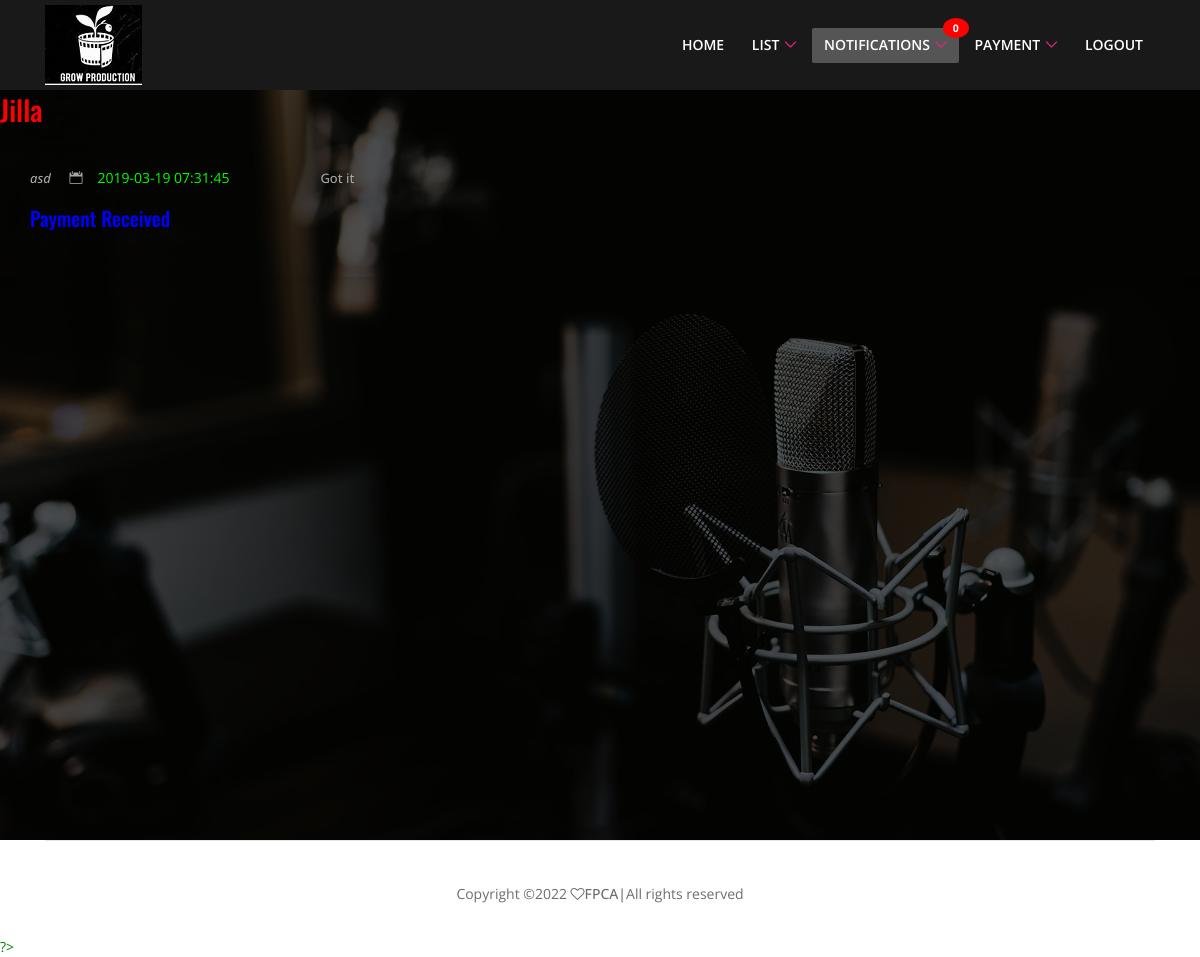
The app's page /Controller/viewnotification.php (signed in) with its own data.
### tables this page shows
CREATE TABLE IF NOT EXISTS `notification` (
  `nid` int(100) NOT NULL AUTO_INCREMENT,
  `moviename` varchar(100) NOT NULL,
  `cname` varchar(100) NOT NULL,
  `message` varchar(100) NOT NULL,
  `day` timestamp NOT NULL DEFAULT CURRENT_TIMESTAMP ON UPDATE CURRENT_TIMESTAMP,
  `count` int(100) NOT NULL,
  PRIMARY KEY (`nid`)
);

### Controller/viewnotification.php (the view, shortened to what this page needs)
<!DOCTYPE html>
<html lang="en">
<head>
    <link rel="stylesheet" href="../style.css">
</head>
<body>
  <?php
  include'header.php';
  include '../connect.php';
$sql = "SELECT * FROM notification where cname = '$name'";
$rs = mysqli_query($con,$sql);
while($row = mysqli_fetch_assoc($rs))
{
echo'
     <section class="welcome-area">
        <div class="">
            <div class="single-welcome-slide bg-img bg-overlay" style="background-image: url(../img/bg-img/32.jpg);">
                    <div class="single-podcast-area mb-30 wow fadeInUp" data-wow-delay="500ms">
                        <div class="podcast-thumb">
                        <h3><font color="red">'.$row['moviename'].'</font></h3>
                            <div class="like">
                            </div>
                        </div>
                        <div class="podcast-content">
                            <div class="podcast-meta">
                               <a href="#"><i>'.$row['cname'].'</i></a>
                                <a href="#"><i class="icon_calendar"></i></a><font color="lime">'.$row['day'].'</font>&nbsp;&nbsp;&nbsp;&nbsp;&nbsp;&nbsp;&nbsp;&nbsp;&nbsp;&nbsp;&nbsp;&nbsp;&nbsp;&nbsp;&nbsp;&nbsp;&nbsp;&nbsp;&nbsp;&nbsp;&nbsp;&nbsp;&nbsp;&nbsp;<font color="Green"> <a href="updatenotification.php?mid='.$row["nid"].'">Got it</a>
                            </div>
                            <h5><font color="blue">'.$row['message'].'</font></h5>
                        </div>
                    </div>';
}
                    ?>
            </div>
<?php include'footer1.php'; ?>
</body>
</html>

### Controller/header.php (shortened to what this page needs)
<?php
$name=$_SESSION['name'];
?>
<!DOCTYPE html>
<html lang="en">
<head>
    <link rel="stylesheet" href="../style.css">
</head>
<body>
    <header class="header-area">
        <div class="main-header-area">
            <div class="classy-nav-container breakpoint-off">
                <div class="container">
                    <nav class="classy-navbar justify-content-between" id="razoNav">
                        <a class="nav-brand" href="index.php"><img src="../img/core-img/logo.png" alt=""></a>
                        <div class="classy-menu">
                            <div class="classynav">
                                <ul id="nav">
                                    <li><a href="index.php">Home</a></li>
                                        <li><a href="#">List</a>
                                    </li>
                                     <?php
require'../connect.php';
$sql = "SELECT * FROM notification where cname= '$name'";
$rs = mysqli_query($con,$sql);
while($row = mysqli_fetch_assoc($rs))
{
 $count = $row['count'];
 }
                                    ?>
                                      <li><a href="#" class="notification">Notifications<span class="badge"><?php  echo $count;?></span></a>
                                    </li>
                                     <li><a href="#">Payment</a>
                                    </li>
                                    <li><a href="logout.php" data-toggle="modal" data-target="#searchModal">logout</a></li>
                                        </ul>
                            </div>
                        </div>
                    </nav>
                </div>
            </div>
        </div>
    </header>
</body>
</html>

### style.css (style rules this page uses)
* { margin: 0; padding: 0; }
body { font-family: "Open Sans", sans-serif; font-weight: 400; font-size: 14px; position: relative; z-index: auto; }
h1, h2, h3, h4, h5, h6 { font-family: "Oswald", sans-serif; color: #191919; line-height: 1.4; font-weight: 500; }
a, a:active, a:focus, a:hover { font-family: "Open Sans", sans-serif; color: #191919; text-decoration: none; -webkit-transition-duration: 500ms; -o-transition-duration: 500ms; transition-duration: 500ms; outline: none; font-size: 16px; font-weight: 500; }
li { list-style: none; }
img { max-width: 100%; height: auto; }
ul { margin: 0; padding: 0; }
ul li { margin: 0; padding: 0; }
.bg-overlay { position: relative; z-index: 1; }
.bg-overlay::after { position: absolute; content: ""; height: 100%; width: 100%; top: 0; left: 0; z-index: -1; background-color: rgba(0, 0, 0, 0.65); }
.bg-img { background-position: center center; background-size: cover; background-repeat: no-repeat; }
.mb-30 { margin-bottom: 30px; }
.header-area { position: relative; z-index: 10; width: 100%; -webkit-transition-duration: 500ms; -o-transition-duration: 500ms; transition-duration: 500ms; background-color: #191919; }
.classy-nav-container { background-color: transparent; padding: 0; }
.classy-nav-container .classy-navbar { -webkit-transition-duration: 500ms; -o-transition-duration: 500ms; transition-duration: 500ms; height: 90px; padding: 0; }
.classy-nav-container .classy-navbar .classynav ul li a { position: relative; z-index: 1; font-size: 14px; text-transform: uppercase; color: #ffffff; font-weight: 600; }
.classynav ul li.has-down > a::after, .classynav ul li.has-down.active > a::after, .classynav ul li.megamenu-item > a::after { color: #dc2878; }
.single-welcome-slide { position: relative; z-index: 2; width: 100%; height: 750px; background-color: #ffffff; }
.single-podcast-area { position: relative; z-index: 1; box-shadow: 0 1px 11px 0 rgba(0, 0, 0, 0.15); }
.single-podcast-area .podcast-thumb { position: relative; z-index: 1; }
.single-podcast-area .podcast-content { padding: 30px; position: relative; z-index: 1; }
.single-podcast-area .podcast-content .podcast-meta { position: relative; z-index: 1; margin-bottom: 15px; }
.single-podcast-area .podcast-content .podcast-meta a { display: inline-block; font-size: 13px; color: #a6a6a6; margin-right: 15px; }
.single-podcast-area .podcast-content h5 { margin-bottom: 15px; display: block; }

### css/default-assets/classy-nav.css (style rules this page uses)
ul { margin: 0; }
ul li { list-style: none; }
img { height: auto; max-width: 100%; }
.bg-img { background-position: center center; background-size: cover; background-repeat: no-repeat; }
.classy-nav-container { position: relative; z-index: 100; background-color: #ffffff; }
.classy-nav-container * { box-sizing: border-box; }
.justify-content-between { -webkit-box-pack: justify; -ms-flex-pack: justify; justify-content: space-between; }
.classy-navbar { width: 100%; height: 70px; padding: 0.5em 2em; display: -webkit-box; display: -ms-flexbox; display: flex; -webkit-box-align: center; -ms-flex-align: center; -ms-grid-row-align: center; align-items: center; }
.classy-navbar .nav-brand { font-size: 26px; font-weight: 500; color: #565656; display: inline-block; margin-right: 30px; }
.classynav ul li { display: inline-block; clear: both; position: inherit; z-index: 10; }
.classynav ul li.cn-dropdown-item { position: relative; z-index: 10; }
.classynav ul li a { padding: 0 12px; display: block; height: 35px; font-size: 14px; line-height: 34px; }
.classynav ul li.megamenu-item>a:after, .classynav ul li.has-down>a:after { font-family: 'classyfonts'; content: "\e900"; font-size: 12px; color: #000000; padding-left: 5px; -webkit-transition-duration: 500ms; transition-duration: 500ms; }
.breakpoint-off .classynav { display: -webkit-box; display: -ms-flexbox; display: flex; -webkit-box-align: center; -ms-flex-align: center; -ms-grid-row-align: center; align-items: center; }

### Controller/header.php (style rules this page uses)
body { font-family: Arial, Helvetica, sans-serif; }
.notification { background-color: #555; color: white; text-decoration: none; padding: 15px 26px; position: relative; display: inline-block; border-radius: 2px; }
.notification .badge { position: absolute; top: -10px; right: -10px; padding: 5px 10px; border-radius: 50%; background-color: red; color: white; }

### records on screen
notification: count "0", moviename "Jilla", cname "asd", day "2019-03-19 07:31:45", message "Payment Received"
